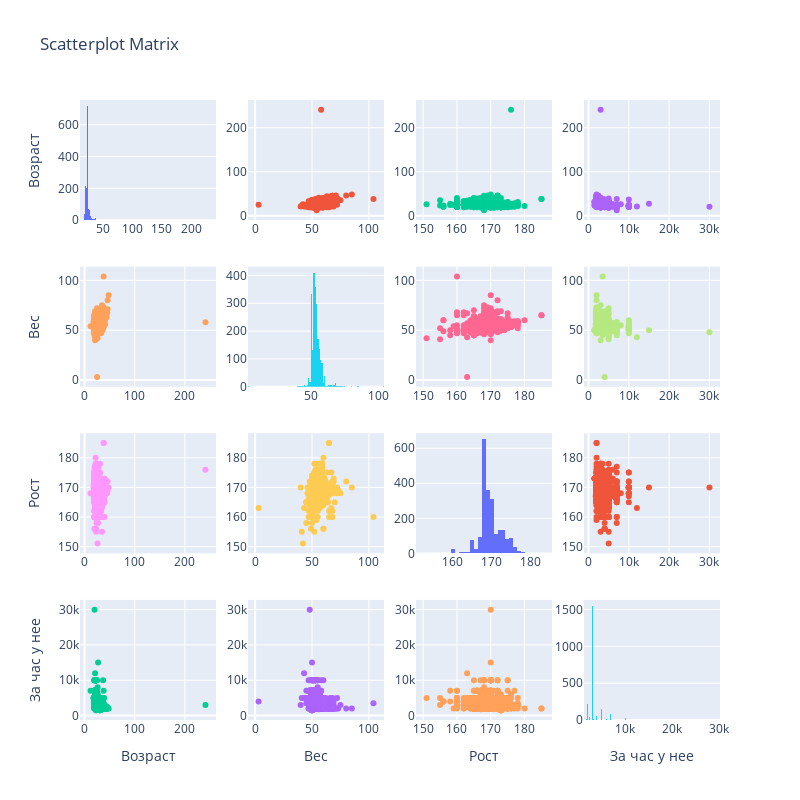

Source (notebook cell):
### Markdown cell above
Теперь мы готовы построить один из моих любимых графиков, что поможет нам отловить огромное количество аномалий.

### Code cell
figure = ff.create_scatterplotmatrix(
    gen_df[['Возраст', 'Вес', 'Рост', 'За час у нее']],
    diag='histogram', size=6, height=800, width=800)
figure

### Figure 1 — Plotly figure (JSON) as saved in the notebook; plotly's stock layout.template omitted (floating-point values rounded to 4 significant figures; data arrays with more than 128 entries replaced by an {"elided": "..."} marker saying what was removed)
{"data": [{"showlegend": false, "type": "histogram", "x": {"elided": "2196 int values"}, "xaxis": "x", "yaxis": "y"}, {"marker": {"size": 6}, "mode": "markers", "showlegend": false, "type": "scatter", "x": {"elided": "2196 int values"}, "xaxis": "x2", "y": {"elided": "2196 int values"}, "yaxis": "y2"}, {"marker": {"size": 6}, "mode": "markers", "showlegend": false, "type": "scatter", "x": {"elided": "2196 int values"}, "xaxis": "x3", "y": {"elided": "2196 int values"}, "yaxis": "y3"}, {"marker": {"size": 6}, "mode": "markers", "showlegend": false, "type": "scatter", "x": {"elided": "2196 int values"}, "xaxis": "x4", "y": {"elided": "2196 int values"}, "yaxis": "y4"}, {"marker": {"size": 6}, "mode": "markers", "showlegend": false, "type": "scatter", "x": {"elided": "2196 int values"}, "xaxis": "x5", "y": {"elided": "2196 int values"}, "yaxis": "y5"}, {"showlegend": false, "type": "histogram", "x": {"elided": "2196 int values"}, "xaxis": "x6", "yaxis": "y6"}, {"marker": {"size": 6}, "mode": "markers", "showlegend": false, "type": "scatter", "x": {"elided": "2196 int values"}, "xaxis": "x7", "y": {"elided": "2196 int values"}, "yaxis": "y7"}, {"marker": {"size": 6}, "mode": "markers", "showlegend": false, "type": "scatter", "x": {"elided": "2196 int values"}, "xaxis": "x8", "y": {"elided": "2196 int values"}, "yaxis": "y8"}, {"marker": {"size": 6}, "mode": "markers", "showlegend": false, "type": "scatter", "x": {"elided": "2196 int values"}, "xaxis": "x9", "y": {"elided": "2196 int values"}, "yaxis": "y9"}, {"marker": {"size": 6}, "mode": "markers", "showlegend": false, "type": "scatter", "x": {"elided": "2196 int values"}, "xaxis": "x10", "y": {"elided": "2196 int values"}, "yaxis": "y10"}, {"showlegend": false, "type": "histogram", "x": {"elided": "2196 int values"}, "xaxis": "x11", "yaxis": "y11"}, {"marker": {"size": 6}, "mode": "markers", "showlegend": false, "type": "scatter", "x": {"elided": "2196 int values"}, "xaxis": "x12", "y": {"elided": "2196 int values"}, "yaxis": "y12"}, {"marker": {"size": 6}, "mode": "markers", "showlegend": false, "type": "scatter", "x": {"elided": "2196 int values"}, "xaxis": "x13", "y": {"elided": "2196 int values"}, "yaxis": "y13"}, {"marker": {"size": 6}, "mode": "markers", "showlegend": false, "type": "scatter", "x": {"elided": "2196 int values"}, "xaxis": "x14", "y": {"elided": "2196 int values"}, "yaxis": "y14"}, {"marker": {"size": 6}, "mode": "markers", "showlegend": false, "type": "scatter", "x": {"elided": "2196 int values"}, "xaxis": "x15", "y": {"elided": "2196 int values"}, "yaxis": "y15"}, {"showlegend": false, "type": "histogram", "x": {"elided": "2196 int values"}, "xaxis": "x16", "yaxis": "y16"}], "layout": {"height": 800, "showlegend": true, "title": {"text": "Scatterplot Matrix"}, "width": 800, "xaxis": {"anchor": "y", "domain": [0, 0.2125]}, "xaxis10": {"anchor": "y10", "domain": [0.2625, 0.475]}, "xaxis11": {"anchor": "y11", "domain": [0.525, 0.7375]}, "xaxis12": {"anchor": "y12", "domain": [0.7875, 1]}, "xaxis13": {"anchor": "y13", "domain": [0, 0.2125], "title": {"text": "Возраст"}}, "xaxis14": {"anchor": "y14", "domain": [0.2625, 0.475], "title": {"text": "Вес"}}, "xaxis15": {"anchor": "y15", "domain": [0.525, 0.7375], "title": {"text": "Рост"}}, "xaxis16": {"anchor": "y16", "domain": [0.7875, 1], "title": {"text": "За час у нее"}}, "xaxis2": {"anchor": "y2", "domain": [0.2625, 0.475]}, "xaxis3": {"anchor": "y3", "domain": [0.525, 0.7375]}, "xaxis4": {"anchor": "y4", "domain": [0.7875, 1]}, "xaxis5": {"anchor": "y5", "domain": [0, 0.2125]}, "xaxis6": {"anchor": "y6", "domain": [0.2625, 0.475]}, "xaxis7": {"anchor": "y7", "domain": [0.525, 0.7375]}, "xaxis8": {"anchor": "y8", "domain": [0.7875, 1]}, "xaxis9": {"anchor": "y9", "domain": [0, 0.2125]}, "yaxis": {"anchor": "x", "domain": [0.8063, 1], "title": {"text": "Возраст"}}, "yaxis10": {"anchor": "x10", "domain": [0.2687, 0.4625]}, "yaxis11": {"anchor": "x11", "domain": [0.2687, 0.4625]}, "yaxis12": {"anchor": "x12", "domain": [0.2687, 0.4625]}, "yaxis13": {"anchor": "x13", "domain": [0, 0.1938], "title": {"text": "За час у нее"}}, "yaxis14": {"anchor": "x14", "domain": [0, 0.1938]}, "yaxis15": {"anchor": "x15", "domain": [0, 0.1938]}, "yaxis16": {"anchor": "x16", "domain": [0, 0.1938]}, "yaxis2": {"anchor": "x2", "domain": [0.8063, 1]}, "yaxis3": {"anchor": "x3", "domain": [0.8063, 1]}, "yaxis4": {"anchor": "x4", "domain": [0.8063, 1]}, "yaxis5": {"anchor": "x5", "domain": [0.5375, 0.7312], "title": {"text": "Вес"}}, "yaxis6": {"anchor": "x6", "domain": [0.5375, 0.7312]}, "yaxis7": {"anchor": "x7", "domain": [0.5375, 0.7312]}, "yaxis8": {"anchor": "x8", "domain": [0.5375, 0.7312]}, "yaxis9": {"anchor": "x9", "domain": [0.2687, 0.4625], "title": {"text": "Рост"}}}}
